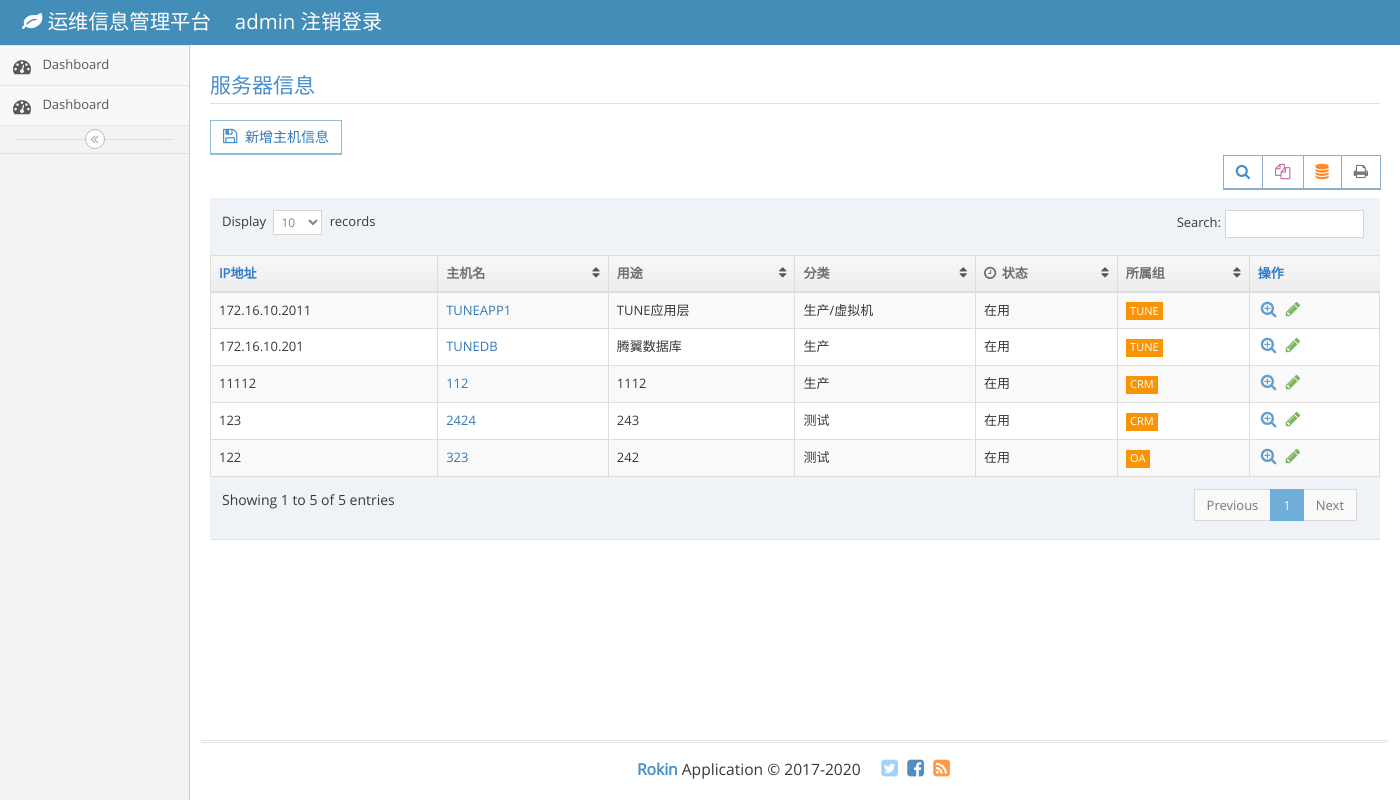
The app's page / (signed in) with its own data.
### app/models.py (models this page shows, shortened)
class Host(models.Model):
    ip = models.CharField(max_length=20)
    host_name = models.CharField(max_length=50)
    host_purpose = models.CharField(max_length=100, blank=True)
    host_status = models.ForeignKey(Host_status)
    Host_category = models.ForeignKey(HostCategorys)
    Host_group = models.ForeignKey(HostGroups)
    Host_operatingsystem = models.ForeignKey(OperatingSystems)
    admin_Account = models.CharField(max_length=50, blank=True)
    admin_password = models.CharField(max_length=50, blank=True)
    Host_body = models.TextField(max_length=1000, blank=True)
    created_time = models.DateTimeField(auto_now_add=True)
    modified_time = models.DateTimeField(auto_now_add=True)
    def get_absolute_url(self):
        return reverse('app:host_detail', kwargs={'pk': self.pk})

class HostCategorys(models.Model):
    category = models.CharField(max_length=70)
    def __str__(self):
        return self.category

class Host_status(models.Model):
    status = models.CharField(max_length=10)
    def __str__(self):
        return self.status

class HostGroups(models.Model):
    group = models.CharField(max_length=70)
    def __str__(self):
        return self.group

### app/views.py (the view)
# urls.py: url(r'^$', views.IndexView.as_view(), name='index'),
class IndexView(LoginRequiredMixin, ListView):
    login_url = '/accounts/login/'
    redirect_field_name = 'redirect_to'
    model = Host
    context_object_name = 'post_list'
    template_name = 'app/index.html'

### templates/app/index.html (shortened to what this page needs)
{% extends 'app/base.html' %}
{% load staticfiles %}
{% block main %}
	<body class="no-skin">
		<div class="main-container ace-save-state" id="main-container">
			<div class="main-content">
				<div class="main-content-inner">
					<div class="page-content">
						<div class="row">
							<div class="col-xs-12">
								<div class="row">
									<div class="col-xs-12">
										<h3 class="header smaller lighter blue">服务器信息</h3>
                                        <button class="btn btn-white btn-info btn-bold">
                                            <i class="ace-icon fa fa-floppy-o bigger-120 blue"></i>
                                            <a href="{% url 'app:host_new' %}"> 新增主机信息</a>
                                        </button>
										<div class="clearfix">
											<div class="pull-right tableTools-container"></div>
										</div>
										<div>
											<table id="dynamic-table" class="table table-striped table-bordered table-hover">
												<thead>
													<tr>
                                                        <th>IP地址</th>
														<th>主机名</th>
														<th>用途</th>
														<th class="hidden-480">分类</th>
														<th>
															<i class="ace-icon fa fa-clock-o bigger-110 hidden-480"></i>
															状态
														</th>
														<th class="hidden-480">所属组</th>
                                                        <th>操作</th>
													</tr>
												</thead>
												<tbody>
                                                {% for post in post_list %}
													<tr>
                                                        <td>{{ post.ip }}</td>
														<td>
                                                            <a href="{{ post.get_absolute_url }}">{{ post.host_name }}</a>
														</td>
														<td>
                                                            {{ post.host_purpose }}
                                                        </td>
														<td class="hidden-480">{{ post.Host_category }}</td>
														<td>{{ post.host_status }}</td>
														<td class="hidden-480">
															<span class="label label-sm label-warning">{{ post.Host_group }}</span>
														</td>
														<td>
															<div class="hidden-sm hidden-xs action-buttons">
																<a class="blue" href="{{ post.get_absolute_url }}">
																	<i class="ace-icon fa fa-search-plus bigger-130"></i>
																</a>
																<a class="green" href="{% url 'app:host_edit' pk=post.pk %}">
																	<i class="ace-icon fa fa-pencil bigger-130"></i>
																</a>
															</div>
														</td>
													</tr>
                                                {% endfor %}
												</tbody>
											</table>
										</div>
									</div>
								</div>
							</div>
						</div>
					</div>
				</div>
			</div>
		</div>
{% endblock main %}

### templates/app/base.html (shortened to what this page needs)
{% load staticfiles %}
<!DOCTYPE html>
<html lang="en">
	<head>
		<link rel="stylesheet" href="{% static 'app/css/bootstrap.min.css' %}" />
		<link rel="stylesheet" href="{% static 'app/font-awesome/4.5.0/css/font-awesome.min.css' %}" />
		<link rel="stylesheet" href="{% static 'app/css/ace.min.css' %}" class="ace-main-stylesheet" id="main-ace-style" />
		<link rel="stylesheet" href="{% static 'app/css/ace-skins.min.css' %}" />
		<link rel="stylesheet" href="{% static 'app/css/ace-rtl.min.css' %}" />
	</head>
	<body class="no-skin">
		<div id="navbar" class="navbar navbar-default          ace-save-state">
			<div class="navbar-container ace-save-state" id="navbar-container">
				<div class="navbar-header pull-left">
					<a href="{% url 'app:index' %}" class="navbar-brand">
						<small>
							<i class="fa fa-leaf"></i>
							运维信息管理平台
						</small>
					</a>
                    <a href="{% url 'account_logout' %}" class="navbar-brand">
						<small>
							{{ user.username }} 注销登录
						</small>
					</a>
				</div>
			</div>
		</div>
		<div class="main-container ace-save-state" id="main-container">
			<div id="sidebar" class="sidebar                  responsive                    ace-save-state">
				<ul class="nav nav-list">
					<li class="">
						<a href="index.html">
							<i class="menu-icon fa fa-tachometer"></i>
							<span class="menu-text"> Dashboard </span>
						</a>
					</li>
                    	<li class="">
						<a href="index.html">
							<i class="menu-icon fa fa-tachometer"></i>
							<span class="menu-text"> Dashboard </span>
						</a>
					</li>
				</ul>
				<div class="sidebar-toggle sidebar-collapse" id="sidebar-collapse">
					<i id="sidebar-toggle-icon" class="ace-icon fa fa-angle-double-left ace-save-state" data-icon1="ace-icon fa fa-angle-double-left" data-icon2="ace-icon fa fa-angle-double-right"></i>
				</div>
			</div>
			<div class="main-content">
                 {% block main %}
                {% endblock main %}
			</div>
			<div class="footer">
				<div class="footer-inner">
					<div class="footer-content">
						<span class="bigger-120">
							<span class="blue bolder">Rokin</span>
							Application &copy; 2017-2020
						</span>
						<span class="action-buttons">
							<a href="#">
								<i class="ace-icon fa fa-twitter-square light-blue bigger-150"></i>
							</a>
							<a href="#">
								<i class="ace-icon fa fa-facebook-square text-primary bigger-150"></i>
							</a>
							<a href="#">
								<i class="ace-icon fa fa-rss-square orange bigger-150"></i>
							</a>
						</span>
					</div>
				</div>
			</div>
		</div>
	</body>
</html>

### records on screen
Host: ip "172.16.10.2011", host_name "TUNEAPP1", host_purpose "TUNE应用层", Host_category "生产/虚拟机", host_status "在用", Host_group "TUNE"
Host: ip "172.16.10.201", host_name "TUNEDB", host_purpose "腾翼数据库", Host_category "生产", host_status "在用", Host_group "TUNE"
Host: ip "11112", host_name "112", host_purpose "1112", Host_category "生产", host_status "在用", Host_group "CRM"
Host: ip "123", host_name "2424", host_purpose "243", Host_category "测试", host_status "在用", Host_group "CRM"
Host: ip "122", host_name "323", host_purpose "242", Host_category "测试", host_status "在用", Host_group "OA"

### other values on screen
{{ user.username }} "admin"
